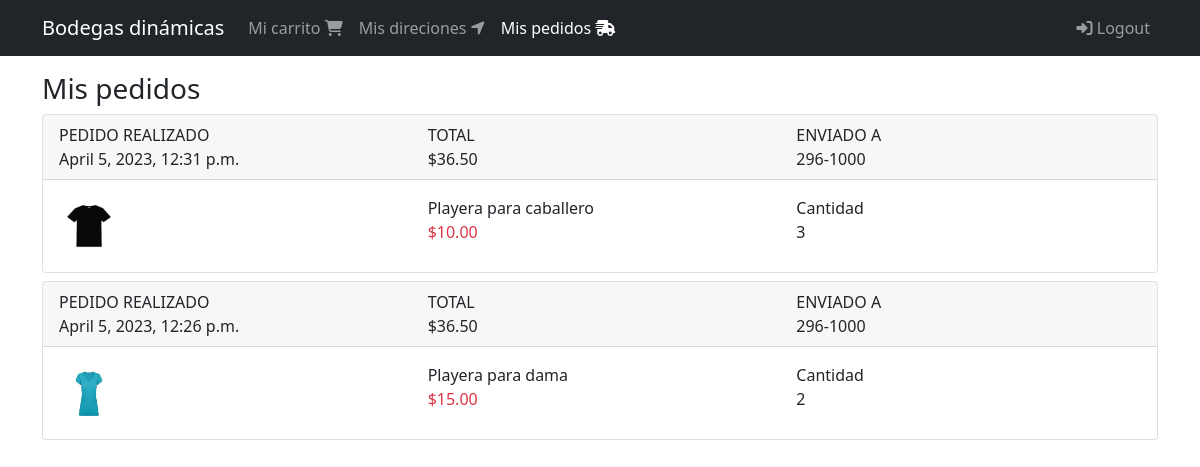
Before: /orden/completados (signed in) with the older database file.
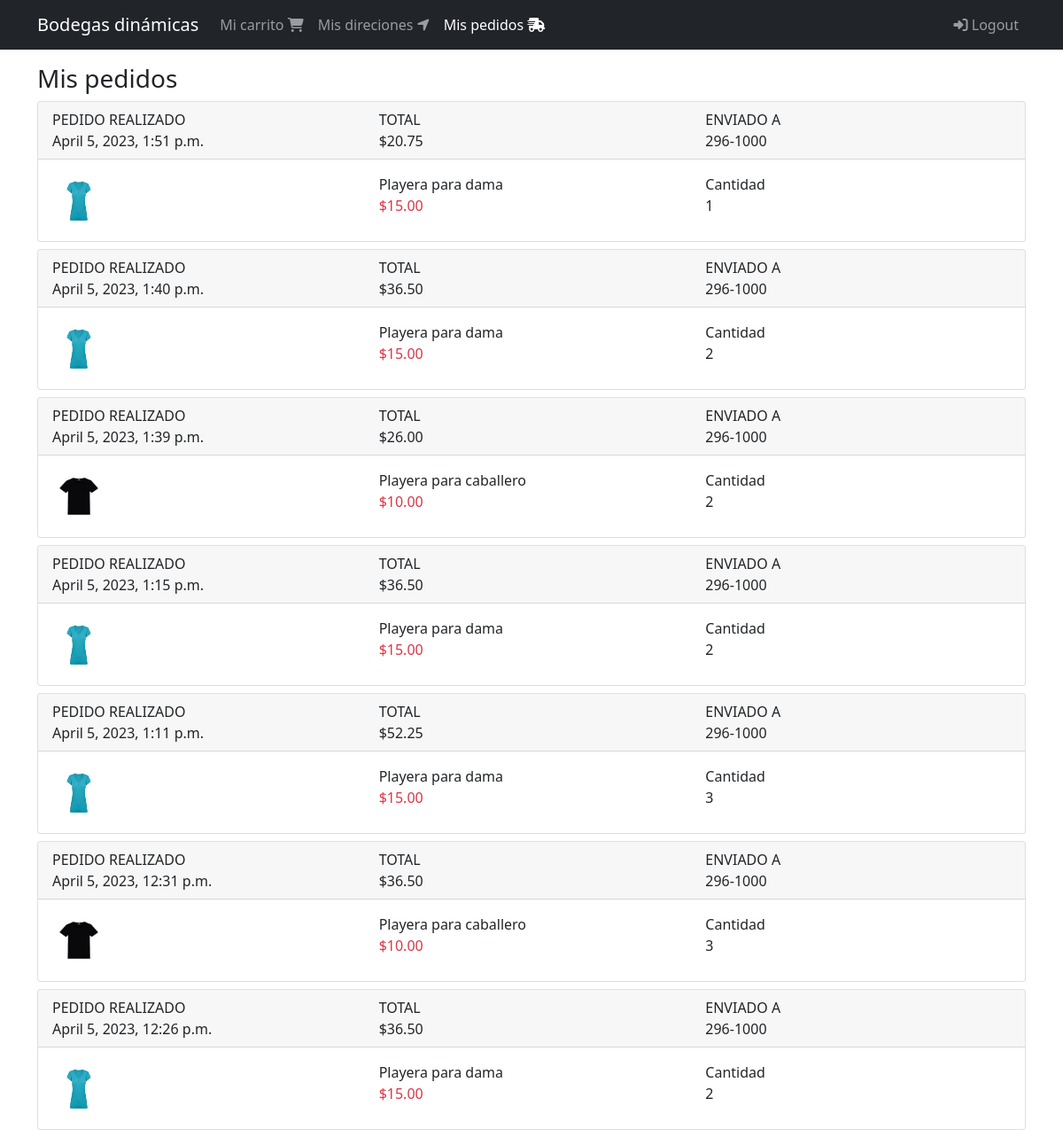
After: the same page with the newer database file.
### orders/models.py (models this page shows, shortened)
class Order(models.Model):
  order_id = models.CharField(max_length=100, null=False, blank=False, unique=True)
  user = models.ForeignKey(User, on_delete=models.CASCADE)
  cart = models.ForeignKey(Cart, on_delete=models.CASCADE)
  status = models.CharField(max_length=50, choices=choices, default=OrderStatus.CREATED)
  shipping_total = models.DecimalField(default=5, max_digits=8, decimal_places=2)
  total = models.DecimalField(default=0, max_digits=8, decimal_places=2)
  created_at = models.DateTimeField(auto_now_add=True)
  shipping_address = models.ForeignKey(ShippingAddress, null=True, blank=True, on_delete=models.CASCADE)
  promo_code = models.OneToOneField(PromoCode, null=True, blank=True, on_delete=models.CASCADE)

### shipping_addresses/models.py (models this page shows, shortened)
class ShippingAddress(models.Model):
  user = models.ForeignKey(User, null=False, blank=False, on_delete=models.CASCADE )
  line1 = models.CharField(max_length=200)
  line2 = models.CharField(max_length=200, blank=True)
  city = models.CharField(max_length=100)
  state = models.CharField(max_length=100)
  country = models.CharField(max_length=50)
  reference = models.CharField(max_length=300)
  postal_code = models.CharField(max_length=20, null=False, blank=False)
  default = models.BooleanField(default=False)
  created_at = models.DateTimeField(auto_now_add=True)
  def __str__(self):
    return self.postal_code

### carts/models.py (models this page shows, shortened)
class CartProducts(models.Model):
  cart = models.ForeignKey(Cart, on_delete=models.CASCADE)
  product = models.ForeignKey(Product, on_delete=models.CASCADE)
  quantity = models.IntegerField(default=1)
  created_at = models.DateTimeField(auto_now_add=True)
  objects = CartProductsManager()

### products/models.py (models this page shows, shortened)
class Product(models.Model):
  title = models.CharField(max_length=50)
  description = models.TextField()
  price = models.DecimalField(max_digits=8, decimal_places=2, default=0.0)
  slug = models.SlugField(null=False, blank=False, unique=True)
  image = models.ImageField(upload_to='products/', null=False, blank=False)
  created_at = models.DateTimeField(auto_now_add=True)

### orders/views.py (the view)
# urls.py: path('completados', views.OrderListView.as_view(), name='completeds')
class OrderListView(LoginRequiredMixin, ListView):
  login_url = 'login'
  template_name = 'orders/orders.html'
  def get_queryset(self):
     return self.request.user.orders_completed()

### carts/models.py (called while the page is built)
  def products_related(self):
    return self.cartproducts_set.select_related('product')

### products/templatetags/product_extras.py (called while the page is built)
@register.filter()
def price_format(value):
  return '${0:.2f}'.format(value)

### users/models.py (called while the page is built)
  def orders_completed(self):
    return self.order_set.filter(status=OrderStatus.COMPLETED).order_by('-id')

### orders/templates/orders/orders.html
{% extends 'base.html' %}
{% block content %}
<div class="col">
  <div class="h3">
    Mis pedidos
  </div>
  <div>
    {% for order in object_list %}
      {% include 'orders/snippets/order.html' %}
    {% endfor %}
  </div>
</div>
{% endblock %}

### templates/base.html (shortened to what this page needs)
{% load static %}
<!DOCTYPE html>
<html lang="en">
<head>
  <link href="https://cdn.jsdelivr.net/npm/bootstrap@5.0.2/dist/css/bootstrap.min.css" rel="stylesheet"
>
</head>
<body>
  {% include 'navbar.html' %}
  <div class="container">
    <div class="row mt-3">
      {% block content %}
      {% endblock %}
    </div>
  </div>
</body>
</html>

### templates/navbar.html (shortened to what this page needs)
{% url 'carts:cart' as cart %}
{% url 'shipping_addresses:shipping_addresses' as shipping_addresses %}
{% url 'orders:completeds' as completeds %}
<nav class="navbar navbar-expand-lg bg-dark navbar-dark">
  <div class="container">
    <a href="{% url 'index' %}" class="navbar-brand">Bodegas dinámicas</a>
    <div class="collapse navbar-collapse" id="navb">
      <ul class="navbar-nav">
        <li class="nav-item">
          <a class="nav-link {% if request.path == cart %}active{% endif%}" href="{{ cart }}">
            Mi carrito <span class="fas fa-shopping-cart"></span>
          </a>
        </li>
        {% if user.is_authenticated %}
        <li class="nav-item">
          <a class="nav-link {% if request.path == shipping_addresses %}active{% endif%}" href="{{ shipping_addresses }}">
            Mis direciones <span class="fas fa-location-arrow"></span>
          </a>
        </li>
        <li class="nav-item">
          <a class="nav-link {% if request.path == completeds %}active{% endif%}" href="{{ completeds }}">
            Mis pedidos <span class="fas fa-shipping-fast"></span>
          </a>
        </li>
        {% endif %}
      </ul>
      <ul class="navbar-nav ms-auto">
        {% if user.is_authenticated %}
        <li class="nav-item">
          <a href="{% url 'logout' %}" class="nav-link ">
            <span class="fas fa-sign-in-alt"></span>
            Logout
          </a>
        </li>
        {% endif %}
      </ul>
    </div>
  </div>
</nav>

### orders/templates/orders/snippets/order.html
{% load product_extras %}
<div class="card mb-2">
  <div class="card-header">
    <div class="row">
      <div class="col-4">
        <div class="text-uppercase">
          Pedido realizado
        </div>
        <div>
          {{ order.created_at }}
        </div>
      </div>
      <div class="col-4">
        <div class="text-uppercase">
          Total
        </div>
        <div>
          {{ order.total | price_format }}
        </div>
      </div>
      <div class="col-4">
        <div class="text-uppercase">
          Enviado a
        </div>
        <div>
          {{ order.shipping_address }}
        </div>
      </div>
    </div>
  </div>
  <div class="card-body">
    {% for cp in order.cart.products_related %}
      {% with product=cp.product %}
        <div class="row">
          <div class="col-4">
            {% if product.image %}
              <img src="{{ product.image.url }}" alt="Imagen del producto" width="60" height="60">
            {% endif %}
          </div>
          <div class="col-4">
            <div>
              {{ product.title }}
            </div>
            <div class="text-danger">
              {{ product.price | price_format }}
            </div>
          </div>
          <div class="col-4">
            <div>
              Cantidad
            </div>
            <div>
              {{ cp.quantity }}
            </div>
          </div>
        </div>
      {% endwith %}
    {% endfor %}
  </div>
</div>

Changed rows visible on the page:
added Order: created_at "April 5, 2023, 1:51 p.m.", total "$20.75", shipping_address "296-1000"
added CartProducts: product.image (picture), product "Playera para dama", product.price "$15.00", quantity "1", shown under "April 5, 2023, 1:51 p.m."
added Order: created_at "April 5, 2023, 1:40 p.m.", total "$36.50", shipping_address "296-1000"
added CartProducts: product.image (picture), product "Playera para dama", product.price "$15.00", quantity "2", shown under "April 5, 2023, 1:40 p.m."
added Order: created_at "April 5, 2023, 1:39 p.m.", total "$26.00", shipping_address "296-1000"
added CartProducts: product.image (picture), product "Playera para caballero", product.price "$10.00", quantity "2", shown under "April 5, 2023, 1:39 p.m."
added Order: created_at "April 5, 2023, 1:15 p.m.", total "$36.50", shipping_address "296-1000"
added CartProducts: product.image (picture), product "Playera para dama", product.price "$15.00", quantity "2", shown under "April 5, 2023, 1:15 p.m."
added Order: created_at "April 5, 2023, 1:11 p.m.", total "$52.25", shipping_address "296-1000"
added CartProducts: product.image (picture), product "Playera para dama", product.price "$15.00", quantity "3", shown under "April 5, 2023, 1:11 p.m."
